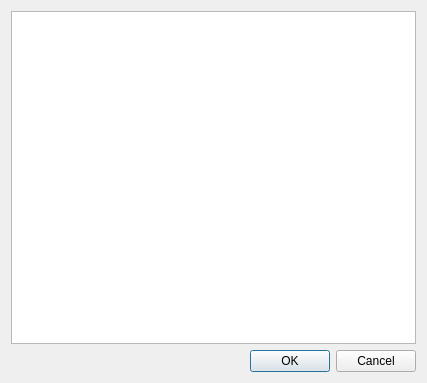
<?xml version="1.0" encoding="UTF-8"?>
<ui version="4.0">
 <class>headerDialog</class>
 <widget class="QDialog" name="headerDialog">
  <property name="geometry">
   <rect>
    <x>0</x>
    <y>0</y>
    <width>427</width>
    <height>383</height>
   </rect>
  </property>
  <property name="windowTitle">
   <string>Dialog</string>
  </property>
  <property name="modal">
   <bool>true</bool>
  </property>
  <layout class="QVBoxLayout" name="verticalLayout_2">
   <item>
    <layout class="QVBoxLayout" name="verticalLayout">
     <item>
      <widget class="QTableView" name="tableView">
       <property name="sortingEnabled">
        <bool>true</bool>
       </property>
       <attribute name="horizontalHeaderCascadingSectionResizes">
        <bool>false</bool>
       </attribute>
       <attribute name="horizontalHeaderDefaultSectionSize">
        <number>100</number>
       </attribute>
       <attribute name="horizontalHeaderHighlightSections">
        <bool>true</bool>
       </attribute>
       <attribute name="horizontalHeaderMinimumSectionSize">
        <number>50</number>
       </attribute>
       <attribute name="horizontalHeaderStretchLastSection">
        <bool>true</bool>
       </attribute>
       <attribute name="verticalHeaderCascadingSectionResizes">
        <bool>false</bool>
       </attribute>
       <attribute name="verticalHeaderStretchLastSection">
        <bool>false</bool>
       </attribute>
      </widget>
     </item>
     <item>
      <layout class="QHBoxLayout" name="horizontalLayout"/>
     </item>
     <item>
      <widget class="QDialogButtonBox" name="buttonBox">
       <property name="orientation">
        <enum>Qt::Horizontal</enum>
       </property>
       <property name="standardButtons">
        <set>QDialogButtonBox::Cancel|QDialogButtonBox::Ok</set>
       </property>
      </widget>
     </item>
    </layout>
   </item>
  </layout>
 </widget>
 <resources/>
 <connections>
  <connection>
   <sender>buttonBox</sender>
   <signal>accepted()</signal>
   <receiver>headerDialog</receiver>
   <slot>accept()</slot>
   <hints>
    <hint type="sourcelabel">
     <x>230</x>
     <y>353</y>
    </hint>
    <hint type="destinationlabel">
     <x>157</x>
     <y>274</y>
    </hint>
   </hints>
  </connection>
  <connection>
   <sender>buttonBox</sender>
   <signal>rejected()</signal>
   <receiver>headerDialog</receiver>
   <slot>reject()</slot>
   <hints>
    <hint type="sourcelabel">
     <x>298</x>
     <y>359</y>
    </hint>
    <hint type="destinationlabel">
     <x>286</x>
     <y>274</y>
    </hint>
   </hints>
  </connection>
 </connections>
</ui>
